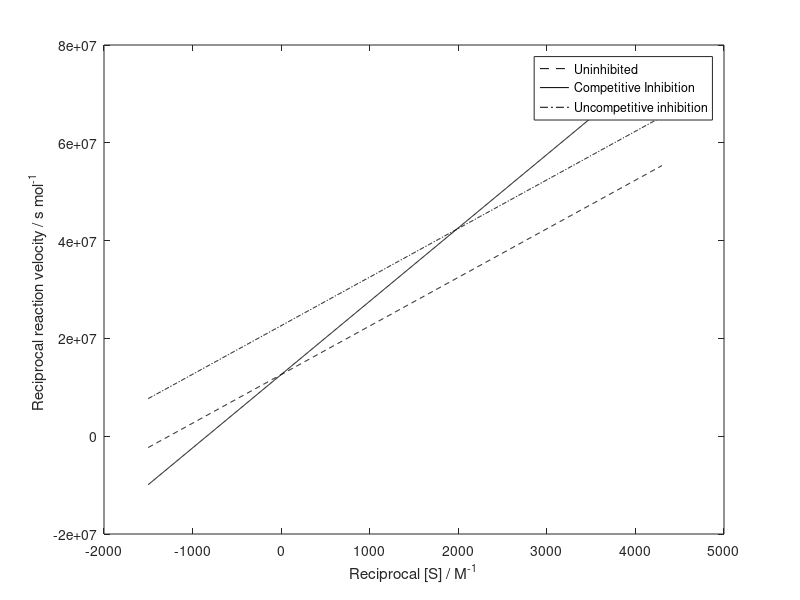

Here is the MATLAB script that generated this plot:
% data [1,2,3,4,5,6,7,8,9, ctrl]
buffer = [390, 375, 350, 325, 300, 250, 200, 150, 100, 100];
substrate = [10, 25, 50, 75, 100, 150, 200, 250, 300, 300];
absorbance = [0.02, 0.111, 0.178, 0.252, 0.425, 0.315, 0.341, 0.353, 0.439, 0.099];
delta_t = 600;
enzyme = 100;

for i = 1:length(substrate)
    substrate_conc(i) = (substrate(i) * 0.005) / 500;
    reciprocal_substrate_conc(i) = 1 / substrate_conc(i);
end

for i = 1:length(substrate_conc)
    background_absorbance(i) = absorbance(10) * substrate_conc(i) / substrate_conc(10);
end

for i = 1:length(background_absorbance)
    corrected_absorbance(i) = 2 * (absorbance(i) - background_absorbance(i));
    reaction_velocity(i) = corrected_absorbance(i) / (18300 * delta_t);
    reciprocal_reaction_velocity(i) = 1 / reaction_velocity(i);
end

plot(reciprocal_substrate_conc(2:9), reciprocal_reaction_velocity(2:9), "kx");

x = reciprocal_substrate_conc(2:9);
y = reciprocal_reaction_velocity(2:9);
p = polyfit(x, y, 1);

x_linspace = linspace(-1500, 4300, 1000);
y_linspace = (9.94e3 * x_linspace) + 1.26e7;
hold on
plot(x_linspace, y_linspace, '--k')
xlabel("Reciprocal [S] / M^{-1}")
ylabel("Reciprocal reaction velocity / s mol^{-1} ")
legend("Experimental Data", "Least Squares Regression Equation")
hold off

x_normal = linspace(-1500, 4300, 1000);
y_normal = (9.94e3 * x_linspace) + 1.26e7;

x_comp_inhibited = linspace(-1500, 4300, 1000);
y_comp_inhibited = (15e3 * x_linspace) + 1.26e7;

x_uncomp_inhibited = linspace(-1500, 4300, 1000);
y_uncomp_inhibited = (9.94e3 * x_linspace) + 2.26e7;

plot(x_normal, y_normal, 'k--', x_comp_inhibited, y_comp_inhibited, 'k', x_uncomp_inhibited, y_uncomp_inhibited,  'k-.');
xlabel("Reciprocal [S] / M^{-1}")
ylabel("Reciprocal reaction velocity / s mol^{-1} ")
legend('Uninhibited','Competitive Inhibition','Uncompetitive inhibition')